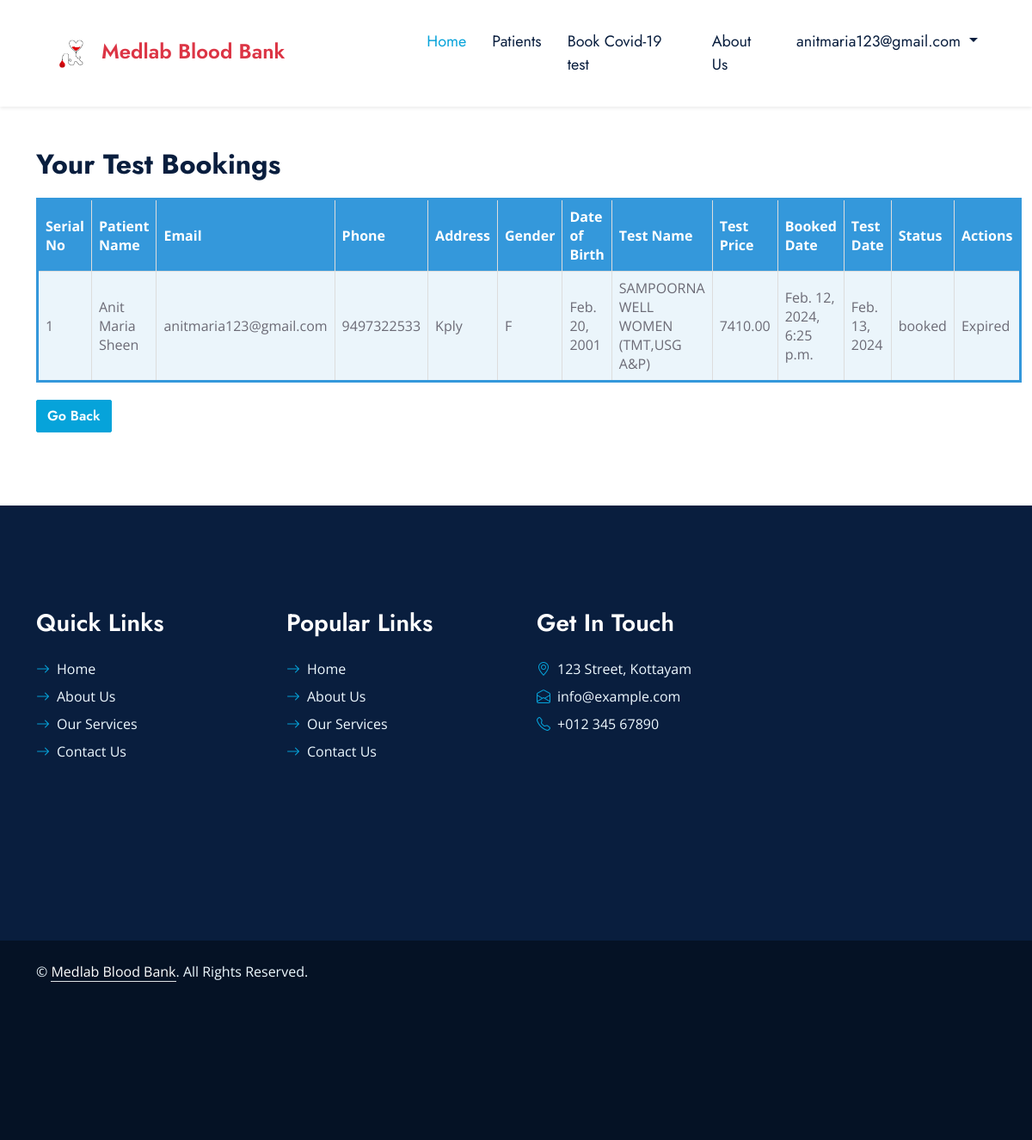
The page /viewtestbookings/ (signed in) on the database its author committed.
### website/models.py (models this page shows, shortened)
class CustomUser(AbstractUser):
    DONOR = 1
    HOSPITAL = 2
    STAFF = 3
    REGISTEREDDONOR = 4
    LABSTAFF = 5
    ROLE_CHOICE = (
        (DONOR, 'DONOR'),
        (HOSPITAL, 'HOSPITAL'),
        (STAFF, 'STAFF'),
        (REGISTEREDDONOR, 'REGISTEREDDONOR'),
        (LABSTAFF, 'LABSTAFF'),
    )
    username=None
    first_name = None
    last_name = None
    USERNAME_FIELD = 'email'
    email = models.EmailField(max_length=100, unique=True)
    phone = models.CharField(max_length=12, blank=True)
    password = models.CharField(max_length=128)
    role = models.IntegerField(choices=ROLE_CHOICE,default='1')
    is_admin = models.BooleanField(default=False)
    is_staff = models.BooleanField(default=False)
    is_active = models.BooleanField(default=True)
    is_superadmin = models.BooleanField(default=False)
    patient = models.OneToOneField('website.Patient', on_delete=models.CASCADE, null=True, blank=True, related_name='user_patient')
    REQUIRED_FIELDS = ['phone']
    objects = UserManager()

class Booking(models.Model):
    STATUS_CHOICES = (
        ('booked', 'Booked'),
        ('cancelled', 'Cancelled'),
        ('expired', 'Expired'),
    )
    patient = models.ForeignKey(Patient, on_delete=models.CASCADE)
    booked_date = models.DateTimeField(auto_now_add=True)
    test_date = models.DateField( null=True,blank=True)
    status = models.CharField(max_length=20, choices=STATUS_CHOICES, default='booked')

class Patient(models.Model):
    user = models.ForeignKey(CustomUser, on_delete=models.CASCADE, default=1, related_name='patient_user')
    full_name = models.CharField(max_length=255)
    email = models.EmailField()
    phone = models.CharField(max_length=15)
    address = models.TextField()
    gender = models.CharField(max_length=1, choices=[('M', 'Male'), ('F', 'Female'), ('O', 'Other')])
    date_of_birth = models.DateField()
    selected_test = models.ForeignKey(LaboratoryTest, on_delete=models.SET_NULL, null=True, blank=True)
    status = models.IntegerField(default=0)

class LaboratoryTest(models.Model):
    test_name = models.CharField(max_length=255)
    test_price = models.DecimalField(max_digits=10, decimal_places=2)
    package_details = models.JSONField()

### website/views.py (the view)
# urls.py: path('viewtestbookings/', views.viewtestbookings, name='viewtestbookings'),
@login_required
def viewtestbookings(request):
    patient = request.user.id
    bookings = []
    variable = Patient.objects.filter(user_id=patient)
    if variable.exists():
        for i in variable:
            bookings.extend(Booking.objects.filter(patient_id=i.id))
        bookings = [booking for booking in bookings if booking.status != 'cancelled']
        for booking in bookings:
            if booking.test_date:
                if isinstance(booking.test_date, datetime.date):
                    time_difference = booking.test_date - datetime.date.today()
                    booking.is_cancelable = (
                        time_difference.days > 0
                    )
                    print(f"Booking for {booking.patient.full_name} - is_cancelable: {booking.is_cancelable}")
                    print(f"Booked Date: {booking.booked_date}")
                    print(f"Test Date: {booking.test_date}")
                else:
                    print(f"Invalid test_date for {booking.patient.full_name}: {booking.test_date}")
    else:
        print("No bookings found for the patient.")
    context = {'bookings': bookings}
    return render(request, 'viewtestbookings.html', context)

### templates/viewtestbookings.html (shortened to what this page needs)
{% extends 'baselab.html' %}
{% block content %}
<div class="container">
    <br><br>
    <h2>Your Test Bookings</h2>
    {% if bookings %}
        <table border="1">
            <thead>
                <tr>
                    <th>Serial No</th>
                    <th>Patient Name</th>
                    <th>Email</th>
                    <th>Phone</th>
                    <th>Address</th>
                    <th>Gender</th>
                    <th>Date of Birth</th>
                    <th>Test Name</th>
                    <th>Test Price</th>
                    <th>Booked Date</th>
                    <th>Test Date</th>
                    <th>Status</th>
                    <th>Actions</th>
                </tr>
            </thead>
            <tbody>
                {% for booking in bookings %}
                    <tr>
                        <td>{{ forloop.counter }}</td>
                        <td>{{ booking.patient.full_name }}</td>
                        <td>{{ booking.patient.email }}</td>
                        <td>{{ booking.patient.phone }}</td>
                        <td>{{ booking.patient.address }}</td>
                        <td>{{ booking.patient.gender }}</td>
                        <td>{{ booking.patient.date_of_birth }}</td>
                        <td>{{ booking.patient.selected_test.test_name }}</td>
                        <td>{{ booking.patient.selected_test.test_price }}</td>
                        <td>{{ booking.booked_date }}</td>
                        <td>{{ booking.test_date }}</td>
                        <td>{{ booking.status }}</td>
                        <td>
                            {% if booking.test_date %}
                                {% if booking.is_cancelable %}
                                    <button class="btn btn-danger cancel-booking-btn" data-booking-id="{{ booking.id }}">Cancel</button>
                                {% elif booking.test_date > timezone.now %}
                                    Booked
                                {% else %}
                                    Expired
                                {% endif %}
                            {% else %}
                                Test Date Not Set
                            {% endif %}
                        </td>
                    </tr>
                {% endfor %}
            </tbody>
        </table>
        <div class="go-back-button">
            <a href="{% url 'homelab' %}" class="btn btn-primary">Go Back</a>
        </div>
    {% else %}
        <p>No bookings found.</p>
    {% endif %}
</div>
{% endblock %}

### templates/baselab.html (shortened to what this page needs)
{% load static %}
<html lang="en">
<head>
    <link href="https://cdnjs.cloudflare.com/ajax/libs/font-awesome/5.10.0/css/all.min.css" rel="stylesheet">
    <link href="https://cdn.jsdelivr.net/npm/bootstrap-icons@1.4.1/font/bootstrap-icons.css" rel="stylesheet">
    <link href="{% static 'lib/owlcarousel/assets/owl.carousel.min.css' %}" rel="stylesheet">
    <link href="{% static 'lib/animate/animate.min.css' %}" rel="stylesheet">
    <link href="{% static 'lib/tempusdominus/css/tempusdominus-bootstrap-4.min.css' %}" rel="stylesheet" />
    <link href="{% static 'lib/twentytwenty/twentytwenty.css' %}" rel="stylesheet" />
    <link href="{% static 'css/bootstrap.min.css' %}" rel="stylesheet">
    <link href="{% static 'css/style.css' %}" rel="stylesheet">
</head>
<body>
    <nav class="navbar navbar-expand-lg bg-white navbar-light shadow-sm px-5 py-3 py-lg-0">
        <a href="{% url 'homebloodbank' %}" class="navbar-brand p-0">
            <h4 class="m-0 text-danger"><img height="40px" width="70px" src="{% static 'img/logo.png' %}">Medlab Blood Bank</h4>
        </a>
        <div class="collapse navbar-collapse" id="navbarCollapse">
            <div style="position: relative; color: #fff; margin-left: 10px;">
            </div>
            <div class="navbar-nav ms-auto py-0">
                <a href="{% url 'homelab' %}" class="nav-item nav-link active">Home</a>
                <a href="#" class="nav-item nav-link">Patients</a>
                <a href="#" class="nav-item nav-link">Book Covid-19 test</a>
                <a href="#" class="nav-item nav-link">About Us</a>
                {% if user.is_authenticated %}
                    <div class="nav-item dropdown">
                        <a class="nav-link dropdown-toggle" href="#" id="userDropdown" role="button" data-bs-toggle="dropdown" aria-haspopup="true" aria-expanded="false">
                            {{ user.email }}
                        </a>
                    </div>
                {% else %}
                    <a href="{% url 'loginn' %}" class="nav-item nav-link">Login</a>
                {% endif %}
            </div>
        </div>
    </nav>
{% block content %}{% endblock %}
<div class="container-fluid bg-dark text-light py-5 wow fadeInUp" data-wow-delay="0.3s" style="margin-top: -75px;">
    <div class="container pt-5">
        <div class="row g-5 pt-4">
            <div class="col-lg-3 col-md-6">
                <h3 class="text-white mb-4">Quick Links</h3>
                <div class="d-flex flex-column justify-content-start">
                    <a class="text-light mb-2" href="#"><i class="bi bi-arrow-right text-primary me-2"></i>Home</a>
                    <a class="text-light mb-2" href="#"><i class="bi bi-arrow-right text-primary me-2"></i>About Us</a>
                    <a class="text-light mb-2" href="#"><i class="bi bi-arrow-right text-primary me-2"></i>Our Services</a>
                    <a class="text-light" href="#"><i class="bi bi-arrow-right text-primary me-2"></i>Contact Us</a>
                </div>
            </div>
            <div class="col-lg-3 col-md-6">
                <h3 class="text-white mb-4">Popular Links</h3>
                <div class="d-flex flex-column justify-content-start">
                    <a class="text-light mb-2" href="#"><i class="bi bi-arrow-right text-primary me-2"></i>Home</a>
                    <a class="text-light mb-2" href="#"><i class="bi bi-arrow-right text-primary me-2"></i>About Us</a>
                    <a class="text-light mb-2" href="#"><i class="bi bi-arrow-right text-primary me-2"></i>Our Services</a>
                    <a class="text-light" href="#"><i class="bi bi-arrow-right text-primary me-2"></i>Contact Us</a>
                </div>
            </div>
            <div class="col-lg-3 col-md-6">
                <h3 class="text-white mb-4">Get In Touch</h3>
                <p class="mb-2"><i class="bi bi-geo-alt text-primary me-2"></i>123 Street, Kottayam</p>
                <p class="mb-2"><i class="bi bi-envelope-open text-primary me-2"></i>info@example.com</p>
                <p class="mb-0"><i class="bi bi-telephone text-primary me-2"></i>+012 345 67890</p>
            </div>
        </div>
    </div>
</div>
<div class="container-fluid text-light py-4" style="background: #051225;">
    <div class="container">
        <div class="row g-0">
            <div class="col-md-6 text-center text-md-start">
                <p class="mb-md-0">&copy; <a class="text-white border-bottom" href="#">Medlab Blood Bank</a>. All Rights Reserved.</p>
            </div>
        </div>
    </div>
</div>
</body>
</html>

### static/css/style.css (style rules this page uses)
:root { --primary: #06A3DA; --secondary: #F57E57; --light: #EEF9FF; --dark: #091E3E; --medium:#a82f2f; }
h1, h2, .font-weight-bold { font-weight: 700 !important; }
h3, h4, .font-weight-semi-bold { font-weight: 600 !important; }
.btn { font-family: 'Jost', sans-serif; font-weight: 600; transition: .5s; }
.btn-primary, .btn-secondary { color: #FFFFFF; }
.navbar-light .navbar-nav .nav-link { font-family: 'Jost', sans-serif; padding: 35px 15px; font-size: 18px; color: var(--dark); outline: none; transition: .5s; }
.navbar-light .navbar-nav .nav-link:hover, .navbar-light .navbar-nav .nav-link.active { color: var(--primary); }

### templates/viewtestbookings.html (style rules this page uses)
.container { margin-bottom: 160px; }
table { width: 100%; border-collapse: collapse; margin-top: 20px; border: 3px solid #3498db; }
th, td { border: 1px solid #ddd; padding: 8px; text-align: left; }
th { background-color: #3498db; color: #fff; }
tr:nth-child(odd) { background-color: #ebf5fb; }
.go-back-button { margin-top: 20px; }

### rows shown on the page
CustomUser: email "anitmaria123@gmail.com"
Booking: patient.full_name "Anit Maria Sheen", patient.email "anitmaria123@gmail.com", patient.phone "9497322533", patient.address "Kply", patient.gender "F", patient.date_of_birth "Feb. 20, 2001", patient.selected_test.test_name "SAMPOORNA WELL WOMEN (TMT,USG A&P)", patient.selected_test.test_price "7410.00", booked_date "Feb. 12, 2024, 6:25 p.m.", test_date "Feb. 13, 2024", status "booked", shows "Expired"
